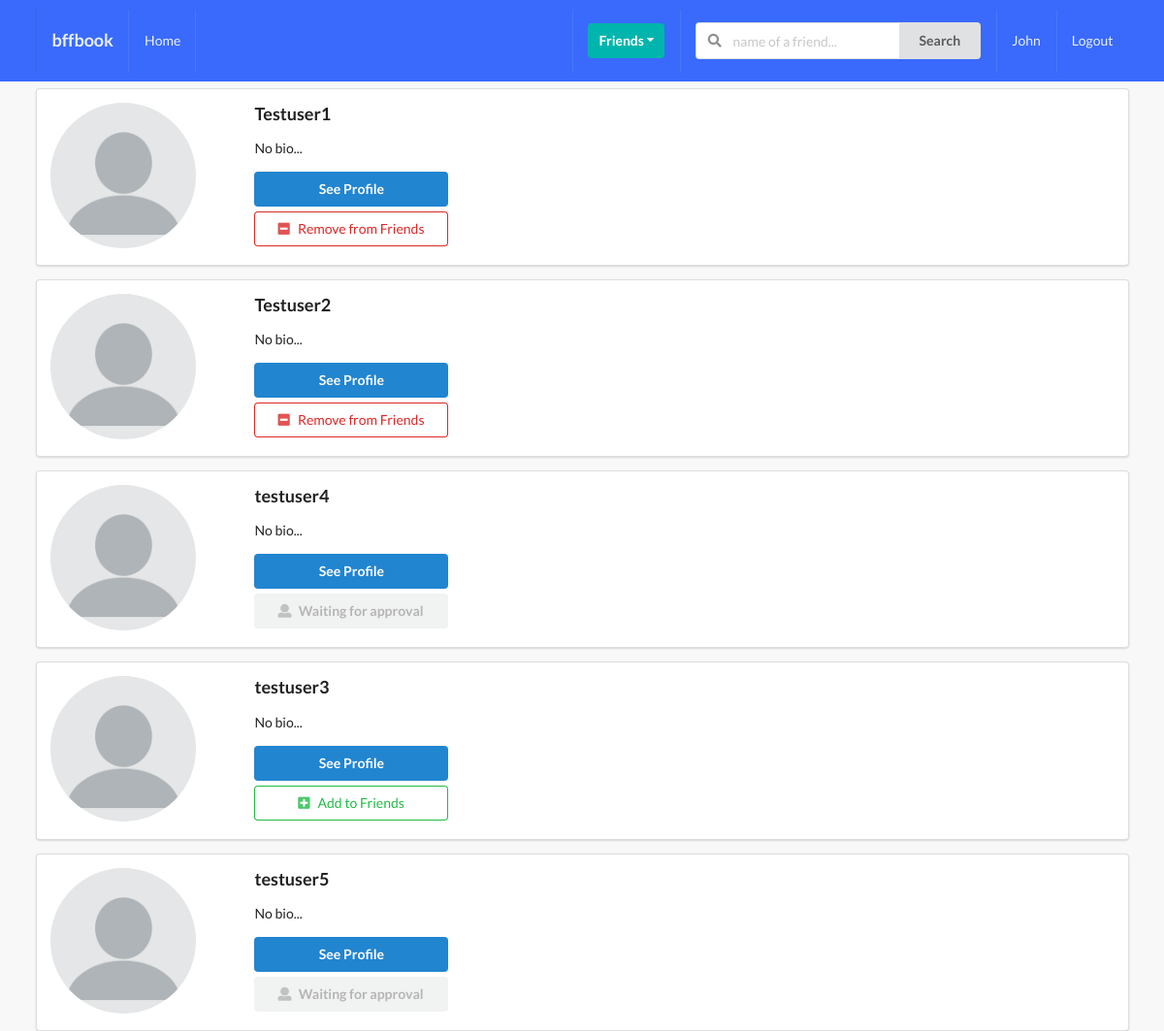
/profiles/all-profiles/ (signed in), run on an earlier commit of the app's database.
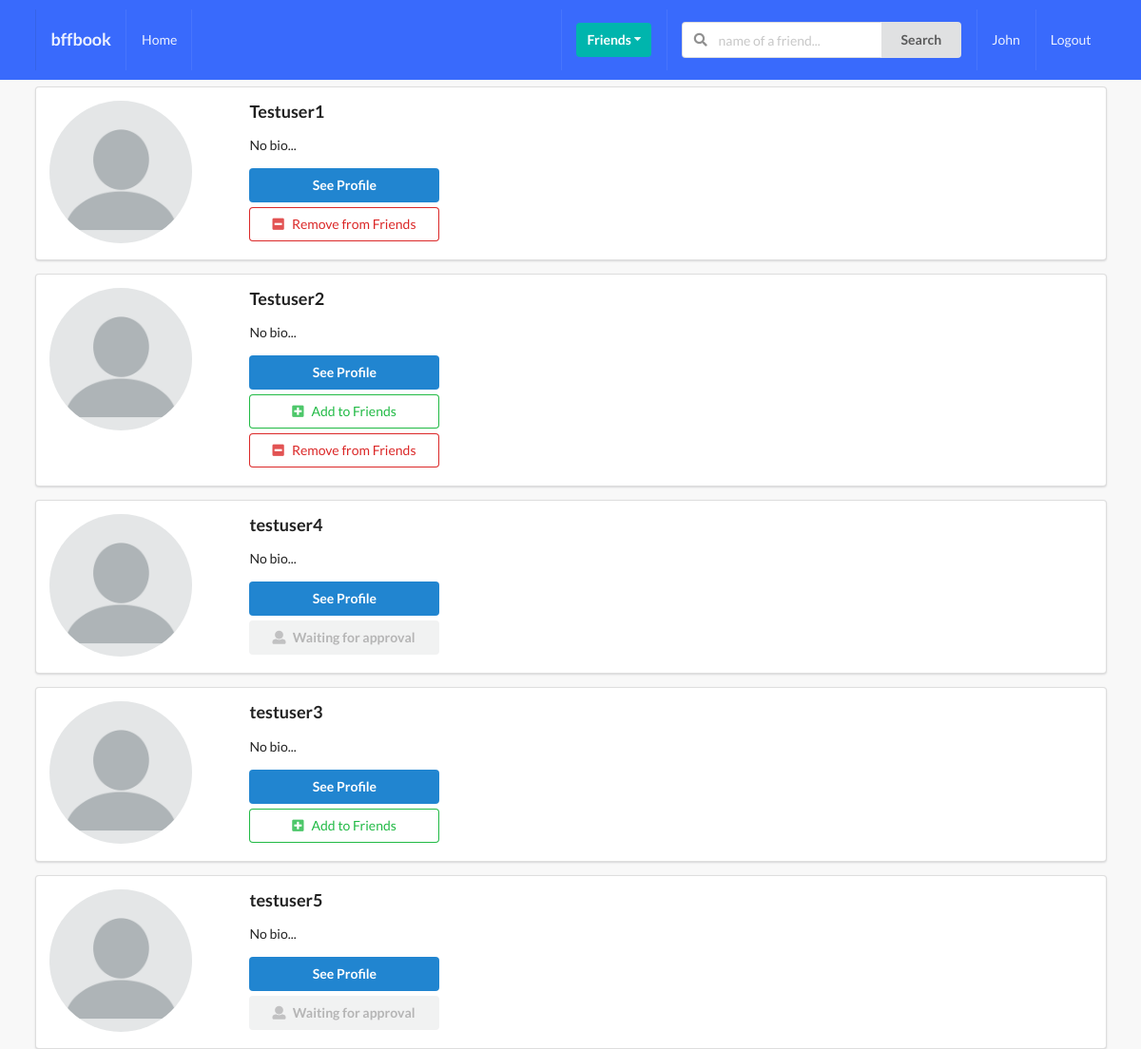
And on a later commit of the database.
### profiles/models.py (models this page shows, shortened)
class Profile(models.Model):
    first_name = models.CharField(max_length=200, blank=True)
    last_name = models.CharField(max_length=200, blank=True)
    user = models.OneToOneField(User, on_delete=models.CASCADE)
    bio = models.TextField(default="No bio...", max_length=300)
    email = models.EmailField(max_length=200, blank=True)
    country = models.CharField(max_length=200, blank=True)
    avatar = models.ImageField(default='avatar.png', upload_to='avatars/')
    friends = models.ManyToManyField(User, blank=True, related_name='friends')
    slug = models.SlugField(unique=True, blank=True)
    updated = models.DateTimeField(auto_now=True)
    created = models.DateTimeField(auto_now_add=True)
    objects = ProfileManager()

### profiles/views.py (the view)
# urls.py: path('all-profiles/', ProfileListView.as_view(), name='all-profiles-view'),
class ProfileListView(ListView):
    model = Profile
    template_name = 'profiles/profile_list.html'
    def get_queryset(self):
        qs = Profile.objects.get_all_profiles(self.request.user)
        return qs
    def get_context_data(self, **kwargs):
        context = super().get_context_data(**kwargs)
        user = User.objects.get(username__iexact=self.request.user)
        profile = Profile.objects.get(user=user)
        rel_r = Relationship.objects.filter(sender=profile)
        rel_s = Relationship.objects.filter(receiver=profile)
        rel_receiver = []
        rel_sender = []
        for item in rel_r:
            rel_receiver.append(item.receiver.user)
        for item in rel_s:
            rel_sender.append(item.sender.user)
        context['rel_receiver'] = rel_receiver
        context['rel_sender'] = rel_sender
        context['is_empty'] = False
        if len(self.get_queryset()) == 0:
            context['is_empty'] = True
        return context

### profiles/models.py (called while the page is built)
    def get_all_profiles(self, me):
        profiles = Profile.objects.all().exclude(user=me)
        return profiles

### profiles/templates/profiles/profile_list.html (shortened to what this page needs)
{% extends 'base.html' %}
{% block content %}
    {% for obj in object_list %}
        <div class="ui segment">
            <div class="ui grid">
                <div class="row">
                    <div class="three wide column">
                        <img src="{{ obj.avatar.url }}" alt="" class="ui small circular image">
                    </div>
                    <div class="thirteen wide column">
                        <h3>{{ obj.user }}</h3>
                        <p>{{ obj.bio }}</p>
                        <button class="ui primary button mb-5 w-big">See Profile</button>
                        <br>
                        {% if obj.user not in rel_receiver and obj.user not in rel_sender %}
                        <form action="{%  url 'profiles:send-invite' %}" method="POST">
                            <button type="submit" class="ui positive basic button mb-5 w-big"><i class="plus square icon"></i>Add to Friends</button>
                        </form>
                        {% endif %}
                        {% if obj.user in rel_receiver and request.user not in obj.friends.all %}
                            <button class="ui disabled button mb-5 w-big"><i class="user icon"></i>Waiting for approval</button>
                        {% endif %}
                        {% if request.user in obj.friends.all %}
                        <form action="{% url 'profiles:remove-friend' %}" method="POST">
                            <button type="submit" class="ui negative basic button mb-5 w-big"><i class="minus square icon"></i>Remove from Friends</button>
                        </form>
                        {% endif %}
                    </div>
                </div>
            </div>
        </div>
    {% endfor %}
{% endblock content %}

What changed in the data, as far as the page shows it:
changed Profile "Testuser2": now shows "Add to Friends"
